Frame 1 (no input): blank canvas, image omitted
Frame 60 (the mouse pressed at the canvas centre just before this capture): blank canvas, image omitted
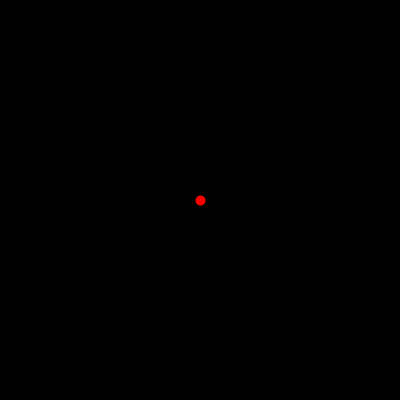
Frame 120 (the mouse held since frame 60 and released just before this capture)

The Processing sketch whose frames 1 and 60 were blank and that drew this single picture after the mouse press (run headless with seeded random() and noise(); from frame 60 on, the mouse is pressed at the canvas centre):

// Processing sketch: RedDotCursor
// ── RedDotCursor.pde
void setup() {
  noCursor();//This is the trick!
  size(400, 400);
};
void draw() {
  background(0);
  stroke(255, 0, 0);
  strokeWeight(10);
  point(mouseX, mouseY);
};
